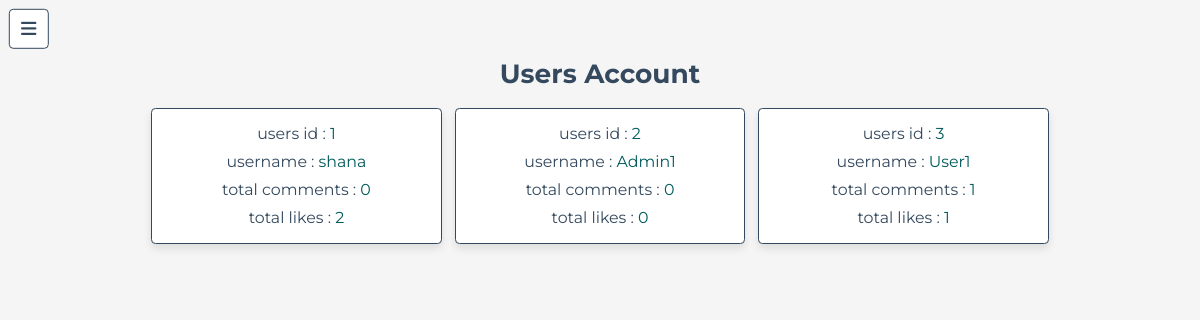
The app's page /admin/users_accounts.php (signed in) with its own data.
### tables this page shows
CREATE TABLE `users` (
  `id` int(100) NOT NULL,
  `name` varchar(20) NOT NULL,
  `email` varchar(50) NOT NULL,
  `password` varchar(50) NOT NULL
);

### admin/users_accounts.php (the view, shortened to what this page needs)
<?php
include '../component/database.php';
?>
<!DOCTYPE html>
<html lang="en">
<head>
   <link rel="stylesheet" href="https://cdnjs.cloudflare.com/ajax/libs/font-awesome/6.1.1/css/all.min.css">
   <link rel="stylesheet" href="../css/admin_style.css">
</head>
<body>
<?php include '../component/admin_header.php' ?>
<section class="accounts">
   <h1 class="heading">users account</h1>
   <div class="box-container">
   <?php
      $select_account = $conn->prepare("SELECT * FROM `users`");
      $select_account->execute();
      if($select_account->rowCount() > 0){
         while($fetch_accounts = $select_account->fetch(PDO::FETCH_ASSOC)){
            $user_id = $fetch_accounts['id'];
            $count_user_comments = $conn->prepare("SELECT * FROM `comments` WHERE user_id = ?");
            $count_user_comments->execute([$user_id]);
            $total_user_comments = $count_user_comments->rowCount();
            $count_user_likes = $conn->prepare("SELECT * FROM `likes` WHERE user_id = ?");
            $count_user_likes->execute([$user_id]);
            $total_user_likes = $count_user_likes->rowCount();
   ?>
   <div class="box">
      <p> users id : <span><?= $user_id; ?></span> </p>
      <p> username : <span><?= $fetch_accounts['name']; ?></span> </p>
      <p> total comments : <span><?= $total_user_comments; ?></span> </p>
      <p> total likes : <span><?= $total_user_likes; ?></span> </p>
   </div>
   <?php
      }
   }else{
      echo '<p class="empty">no accounts available</p>';
   }
   ?>
   </div>
</section>
</body>
</html>

### css/admin_style.css (style rules this page uses)
:root { --main-color: #005a5b; --red:#e74c3c; --brown:#837141; --black:#34495e; --white:#fff; --light-bg:#f5f5f5; --light-color:#999; --border:.2rem solid var(--black); --box-shadow:0 .5rem 1rem rgba(0,0,0,.1); }
* { font-family: 'Montserrat', sans-serif; margin:0; padding:0; box-sizing: border-box; text-decoration: none; outline: none; border:none; }
html { font-size: 62.5%; overflow-x: hidden; }
body { background-color: var(--light-bg); padding-left: 35rem; background-image: url(https://i.pinimg.com/564x/04/e5/e3/04e5e3930e5fbaa0c7bea5e2c921472d.jpg); background-size: cover; }
section { max-width: 1200px; margin:0 auto; padding:2rem; }
.heading { text-align: center; margin-bottom: 2rem; text-transform: capitalize; color:var(--black); font-size: 3rem; }
.accounts .box-container { display: grid; grid-template-columns: repeat(auto-fit, 33rem); gap:1.5rem; justify-content: center; align-items: flex-start; }
.accounts .box-container .box { background-color: var(--white); border-radius: .5rem; box-shadow: var(--box-shadow); border:var(--border); padding:1rem 2rem; text-align: center; }
.accounts .box-container .box p { margin: .5rem 0; font-size: 1.8rem; color:var(--black); line-height: 1.5; }
.accounts .box-container .box p span { color:var(--main-color); }
@media (max-width:1200px) { html { font-size: 55%; } }
@media (max-width:1200px) { body { padding-left: 0; } }

### records on screen
users: id "1", name "shana", total_user_comments "0", total_user_likes "2"
users: id "2", name "Admin1", total_user_comments "0", total_user_likes "0"
users: id "3", name "User1", total_user_comments "1", total_user_likes "1"
